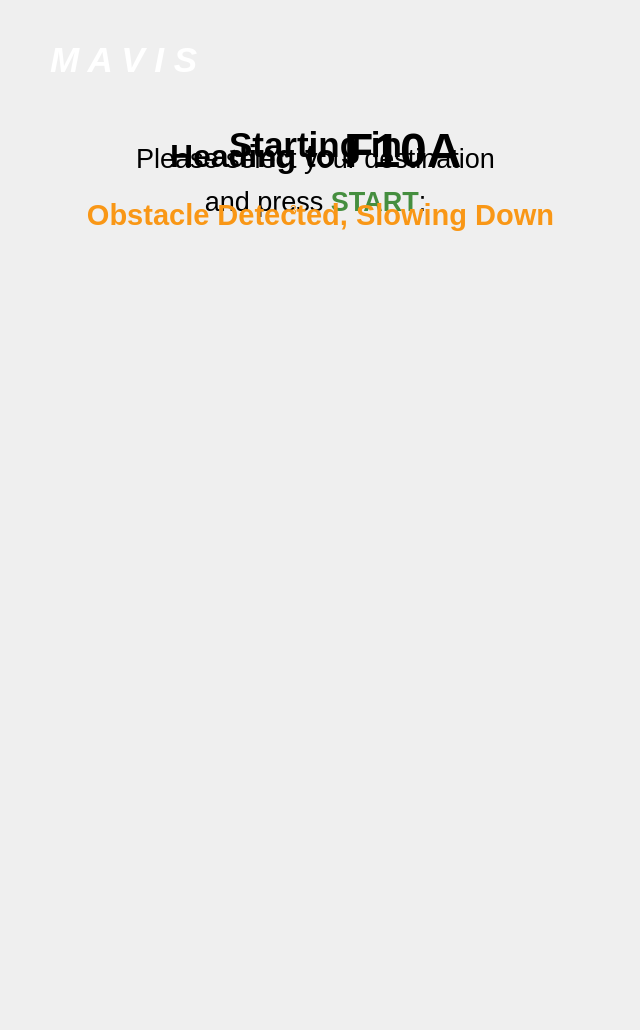
<?xml version="1.0" encoding="UTF-8"?>
<ui version="4.0">
 <class>MainWindow</class>
 <widget class="QMainWindow" name="MainWindow">
  <property name="geometry">
   <rect>
    <x>0</x>
    <y>0</y>
    <width>640</width>
    <height>1030</height>
   </rect>
  </property>
  <property name="minimumSize">
   <size>
    <width>640</width>
    <height>1030</height>
   </size>
  </property>
  <property name="maximumSize">
   <size>
    <width>640</width>
    <height>1030</height>
   </size>
  </property>
  <property name="windowTitle">
   <string>Micron Autonomous Vehicle Inter-fab Shuttle</string>
  </property>
  <property name="autoFillBackground">
   <bool>false</bool>
  </property>
  <property name="styleSheet">
   <string notr="true"/>
  </property>
  <widget class="QWidget" name="centralWidget">
   <property name="minimumSize">
    <size>
     <width>640</width>
     <height>1030</height>
    </size>
   </property>
   <property name="maximumSize">
    <size>
     <width>640</width>
     <height>1030</height>
    </size>
   </property>
   <property name="sizeIncrement">
    <size>
     <width>0</width>
     <height>0</height>
    </size>
   </property>
   <property name="layoutDirection">
    <enum>Qt::LeftToRight</enum>
   </property>
   <property name="autoFillBackground">
    <bool>false</bool>
   </property>
   <property name="styleSheet">
    <string notr="true">background-image: url(:/icons/new/background.PNG);
</string>
   </property>
   <layout class="QGridLayout" name="gridLayout_2">
    <property name="leftMargin">
     <number>0</number>
    </property>
    <property name="topMargin">
     <number>0</number>
    </property>
    <property name="rightMargin">
     <number>0</number>
    </property>
    <property name="bottomMargin">
     <number>0</number>
    </property>
    <property name="spacing">
     <number>0</number>
    </property>
    <item row="1" column="0">
     <widget class="QWidget" name="verticalWidget" native="true">
      <property name="minimumSize">
       <size>
        <width>640</width>
        <height>1030</height>
       </size>
      </property>
      <property name="maximumSize">
       <size>
        <width>640</width>
        <height>1030</height>
       </size>
      </property>
      <property name="styleSheet">
       <string notr="true">background-image: url(:/icons/new/transparent.png);</string>
      </property>
      <layout class="QVBoxLayout" name="verticalLayout" stretch="0,0,0,0">
       <property name="spacing">
        <number>0</number>
       </property>
       <property name="leftMargin">
        <number>20</number>
       </property>
       <property name="topMargin">
        <number>0</number>
       </property>
       <property name="rightMargin">
        <number>0</number>
       </property>
       <property name="bottomMargin">
        <number>50</number>
       </property>
       <item alignment="Qt::AlignLeft|Qt::AlignTop">
        <widget class="QWidget" name="horizontalWidget_menubar" native="true">
         <property name="minimumSize">
          <size>
           <width>640</width>
           <height>100</height>
          </size>
         </property>
         <property name="maximumSize">
          <size>
           <width>640</width>
           <height>100</height>
          </size>
         </property>
         <property name="styleSheet">
          <string notr="true"/>
         </property>
         <layout class="QHBoxLayout" name="horizontalLayout_bottom">
          <property name="spacing">
           <number>0</number>
          </property>
          <property name="leftMargin">
           <number>0</number>
          </property>
          <property name="topMargin">
           <number>20</number>
          </property>
          <property name="rightMargin">
           <number>0</number>
          </property>
          <property name="bottomMargin">
           <number>0</number>
          </property>
          <item>
           <widget class="QLabel" name="label">
            <property name="minimumSize">
             <size>
              <width>350</width>
              <height>40</height>
             </size>
            </property>
            <property name="maximumSize">
             <size>
              <width>350</width>
              <height>50</height>
             </size>
            </property>
            <property name="text">
             <string>&lt;html&gt;&lt;head/&gt;&lt;body&gt;&lt;p&gt;&lt;span style=&quot; font-size:26pt; font-weight:600; font-style:italic; color:#ffffff;&quot;&gt;M A V I S&lt;/span&gt;&lt;/p&gt;&lt;/body&gt;&lt;/html&gt;</string>
            </property>
           </widget>
          </item>
          <item alignment="Qt::AlignTop">
           <widget class="QLabel" name="label_micron_logo">
            <property name="minimumSize">
             <size>
              <width>200</width>
              <height>75</height>
             </size>
            </property>
            <property name="maximumSize">
             <size>
              <width>200</width>
              <height>775</height>
             </size>
            </property>
            <property name="styleSheet">
             <string notr="true">image: url(:/icons/Micron-white.svg);</string>
            </property>
            <property name="text">
             <string/>
            </property>
            <property name="alignment">
             <set>Qt::AlignLeading|Qt::AlignLeft|Qt::AlignTop</set>
            </property>
            <property name="margin">
             <number>0</number>
            </property>
           </widget>
          </item>
         </layout>
        </widget>
       </item>
       <item>
        <widget class="QWidget" name="verticalWidget_display" native="true">
         <property name="minimumSize">
          <size>
           <width>600</width>
           <height>250</height>
          </size>
         </property>
         <property name="maximumSize">
          <size>
           <width>600</width>
           <height>250</height>
          </size>
         </property>
         <property name="styleSheet">
          <string notr="true">image: url(:/icons/new/box_1.png);</string>
         </property>
         <layout class="QVBoxLayout" name="verticalLayout_display_bg">
          <property name="spacing">
           <number>0</number>
          </property>
          <property name="leftMargin">
           <number>0</number>
          </property>
          <property name="topMargin">
           <number>0</number>
          </property>
          <property name="rightMargin">
           <number>0</number>
          </property>
          <property name="bottomMargin">
           <number>0</number>
          </property>
          <item>
           <widget class="QWidget" name="widget_display" native="true">
            <property name="minimumSize">
             <size>
              <width>600</width>
              <height>300</height>
             </size>
            </property>
            <property name="maximumSize">
             <size>
              <width>600</width>
              <height>300</height>
             </size>
            </property>
            <property name="autoFillBackground">
             <bool>false</bool>
            </property>
            <property name="styleSheet">
             <string notr="true">image: url(:/icons/new/transparent.png);</string>
            </property>
            <widget class="QLabel" name="label_selectDest">
             <property name="geometry">
              <rect>
               <x>20</x>
               <y>40</y>
               <width>551</width>
               <height>81</height>
              </rect>
             </property>
             <property name="styleSheet">
              <string notr="true">font: 16pt &quot;Ubuntu&quot;;  color: rgb(0, 0, 0);</string>
             </property>
             <property name="text">
              <string>&lt;html&gt;&lt;head/&gt;&lt;body&gt;&lt;p align=&quot;center&quot;&gt;&lt;span style=&quot; font-size:20pt;&quot;&gt;Please select your destination&lt;/span&gt;&lt;/p&gt;&lt;p align=&quot;center&quot;&gt;&lt;span style=&quot; font-size:20pt;&quot;&gt;and press &lt;/span&gt;&lt;span style=&quot; font-size:20pt; font-weight:600; color:#458e3f;&quot;&gt;START&lt;/span&gt;&lt;span style=&quot; font-size:20pt;&quot;&gt;:&lt;/span&gt;&lt;/p&gt;&lt;/body&gt;&lt;/html&gt;</string>
             </property>
            </widget>
            <widget class="QLabel" name="label_countDown">
             <property name="geometry">
              <rect>
               <x>270</x>
               <y>60</y>
               <width>61</width>
               <height>100</height>
              </rect>
             </property>
             <property name="minimumSize">
              <size>
               <width>0</width>
               <height>100</height>
              </size>
             </property>
             <property name="maximumSize">
              <size>
               <width>16777215</width>
               <height>100</height>
              </size>
             </property>
             <property name="styleSheet">
              <string notr="true">font: 600 80pt &quot;Ubuntu&quot;; color: rgb(249, 151, 22)</string>
             </property>
             <property name="text">
              <string>3</string>
             </property>
            </widget>
            <widget class="QWidget" name="horizontalWidget_dest" native="true">
             <property name="geometry">
              <rect>
               <x>20</x>
               <y>150</y>
               <width>550</width>
               <height>100</height>
              </rect>
             </property>
             <property name="minimumSize">
              <size>
               <width>550</width>
               <height>100</height>
              </size>
             </property>
             <property name="maximumSize">
              <size>
               <width>550</width>
               <height>100</height>
              </size>
             </property>
             <property name="styleSheet">
              <string notr="true">background-color: none;</string>
             </property>
             <layout class="QHBoxLayout" name="horizontalLayout_dest" stretch="0,0,0">
              <property name="spacing">
               <number>0</number>
              </property>
              <property name="sizeConstraint">
               <enum>QLayout::SetMinimumSize</enum>
              </property>
              <property name="leftMargin">
               <number>0</number>
              </property>
              <property name="topMargin">
               <number>0</number>
              </property>
              <property name="rightMargin">
               <number>0</number>
              </property>
              <property name="bottomMargin">
               <number>0</number>
              </property>
              <item>
               <widget class="QPushButton" name="m_button_10A">
                <property name="sizePolicy">
                 <sizepolicy hsizetype="Fixed" vsizetype="Fixed">
                  <horstretch>0</horstretch>
                  <verstretch>0</verstretch>
                 </sizepolicy>
                </property>
                <property name="minimumSize">
                 <size>
                  <width>150</width>
                  <height>70</height>
                 </size>
                </property>
                <property name="maximumSize">
                 <size>
                  <width>150</width>
                  <height>100</height>
                 </size>
                </property>
                <property name="sizeIncrement">
                 <size>
                  <width>2</width>
                  <height>1</height>
                 </size>
                </property>
                <property name="baseSize">
                 <size>
                  <width>100</width>
                  <height>50</height>
                 </size>
                </property>
                <property name="font">
                 <font>
                  <family>Ubuntu</family>
                  <pointsize>16</pointsize>
                  <weight>50</weight>
                  <italic>false</italic>
                  <bold>false</bold>
                 </font>
                </property>
                <property name="styleSheet">
                 <string notr="true">font: 16pt &quot;Ubuntu&quot;;  color:#555753; 
border: none; 
</string>
                </property>
                <property name="text">
                 <string/>
                </property>
                <property name="checkable">
                 <bool>true</bool>
                </property>
                <property name="autoExclusive">
                 <bool>true</bool>
                </property>
               </widget>
              </item>
              <item>
               <widget class="QPushButton" name="m_button_10N">
                <property name="sizePolicy">
                 <sizepolicy hsizetype="Minimum" vsizetype="Preferred">
                  <horstretch>0</horstretch>
                  <verstretch>0</verstretch>
                 </sizepolicy>
                </property>
                <property name="minimumSize">
                 <size>
                  <width>150</width>
                  <height>70</height>
                 </size>
                </property>
                <property name="maximumSize">
                 <size>
                  <width>150</width>
                  <height>100</height>
                 </size>
                </property>
                <property name="font">
                 <font>
                  <family>Ubuntu</family>
                  <pointsize>16</pointsize>
                  <weight>50</weight>
                  <italic>false</italic>
                  <bold>false</bold>
                 </font>
                </property>
                <property name="styleSheet">
                 <string notr="true">font: 16pt &quot;Ubuntu&quot;;  color:#555753;
border: none; 
</string>
                </property>
                <property name="text">
                 <string/>
                </property>
                <property name="checkable">
                 <bool>true</bool>
                </property>
                <property name="autoExclusive">
                 <bool>true</bool>
                </property>
               </widget>
              </item>
              <item>
               <widget class="QPushButton" name="m_button_10X">
                <property name="sizePolicy">
                 <sizepolicy hsizetype="Minimum" vsizetype="Preferred">
                  <horstretch>0</horstretch>
                  <verstretch>0</verstretch>
                 </sizepolicy>
                </property>
                <property name="minimumSize">
                 <size>
                  <width>150</width>
                  <height>70</height>
                 </size>
                </property>
                <property name="maximumSize">
                 <size>
                  <width>150</width>
                  <height>100</height>
                 </size>
                </property>
                <property name="font">
                 <font>
                  <family>Ubuntu</family>
                  <pointsize>16</pointsize>
                  <weight>50</weight>
                  <italic>false</italic>
                  <bold>false</bold>
                 </font>
                </property>
                <property name="styleSheet">
                 <string notr="true">font: 16pt &quot;Ubuntu&quot;;  color:#555753;
border: none; 
</string>
                </property>
                <property name="text">
                 <string/>
                </property>
                <property name="checkable">
                 <bool>true</bool>
                </property>
                <property name="autoExclusive">
                 <bool>true</bool>
                </property>
               </widget>
              </item>
             </layout>
            </widget>
            <widget class="QLabel" name="label_starting">
             <property name="geometry">
              <rect>
               <x>200</x>
               <y>10</y>
               <width>191</width>
               <height>71</height>
              </rect>
             </property>
             <property name="styleSheet">
              <string notr="true"/>
             </property>
             <property name="text">
              <string>&lt;html&gt;&lt;head/&gt;&lt;body&gt;&lt;p align=&quot;center&quot;&gt;&lt;span style=&quot; font-size:26pt; font-weight:600;&quot;&gt;Starting in&lt;/span&gt;&lt;/p&gt;&lt;/body&gt;&lt;/html&gt;</string>
             </property>
            </widget>
            <widget class="QLabel" name="label_heading">
             <property name="geometry">
              <rect>
               <x>150</x>
               <y>20</y>
               <width>291</width>
               <height>61</height>
              </rect>
             </property>
             <property name="styleSheet">
              <string notr="true"/>
             </property>
             <property name="text">
              <string>&lt;html&gt;&lt;head/&gt;&lt;body&gt;&lt;p align=&quot;center&quot;&gt;&lt;span style=&quot; font-size:24pt; font-weight:600;&quot;&gt;Heading to &lt;/span&gt;&lt;span style=&quot; font-size:36pt; font-weight:600;&quot;&gt;F10A&lt;/span&gt;&lt;/p&gt;&lt;/body&gt;&lt;/html&gt;</string>
             </property>
            </widget>
            <widget class="QLabel" name="label_obstacle">
             <property name="geometry">
              <rect>
               <x>30</x>
               <y>70</y>
               <width>541</width>
               <height>91</height>
              </rect>
             </property>
             <property name="text">
              <string>&lt;html&gt;&lt;head/&gt;&lt;body&gt;&lt;p align=&quot;center&quot;&gt;&lt;span style=&quot; font-size:22pt; font-weight:600; color:#f99716;&quot;&gt;Obstacle Detected, Slowing Down&lt;/span&gt;&lt;/p&gt;&lt;/body&gt;&lt;/html&gt;</string>
             </property>
            </widget>
            <zorder>label_selectDest</zorder>
            <zorder>horizontalWidget_dest</zorder>
            <zorder>label_obstacle</zorder>
            <zorder>label_countDown</zorder>
            <zorder>label_heading</zorder>
            <zorder>label_starting</zorder>
           </widget>
          </item>
         </layout>
        </widget>
       </item>
       <item>
        <widget class="QWidget" name="horizontalWidget_start" native="true">
         <property name="minimumSize">
          <size>
           <width>600</width>
           <height>100</height>
          </size>
         </property>
         <property name="maximumSize">
          <size>
           <width>600</width>
           <height>100</height>
          </size>
         </property>
         <layout class="QHBoxLayout" name="horizontalLayout_start" stretch="0,0">
          <property name="spacing">
           <number>0</number>
          </property>
          <property name="leftMargin">
           <number>0</number>
          </property>
          <property name="topMargin">
           <number>10</number>
          </property>
          <property name="rightMargin">
           <number>0</number>
          </property>
          <property name="bottomMargin">
           <number>0</number>
          </property>
          <item>
           <widget class="QPushButton" name="m_button_Start">
            <property name="sizePolicy">
             <sizepolicy hsizetype="Minimum" vsizetype="Preferred">
              <horstretch>0</horstretch>
              <verstretch>0</verstretch>
             </sizepolicy>
            </property>
            <property name="minimumSize">
             <size>
              <width>150</width>
              <height>75</height>
             </size>
            </property>
            <property name="maximumSize">
             <size>
              <width>160</width>
              <height>80</height>
             </size>
            </property>
            <property name="styleSheet">
             <string notr="true">border: none; 
</string>
            </property>
            <property name="text">
             <string/>
            </property>
            <property name="checkable">
             <bool>false</bool>
            </property>
           </widget>
          </item>
          <item alignment="Qt::AlignVCenter">
           <widget class="QPushButton" name="m_button_Stop">
            <property name="sizePolicy">
             <sizepolicy hsizetype="Minimum" vsizetype="Preferred">
              <horstretch>0</horstretch>
              <verstretch>0</verstretch>
             </sizepolicy>
            </property>
            <property name="minimumSize">
             <size>
              <width>150</width>
              <height>75</height>
             </size>
            </property>
            <property name="maximumSize">
             <size>
              <width>160</width>
              <height>80</height>
             </size>
            </property>
            <property name="sizeIncrement">
             <size>
              <width>0</width>
              <height>0</height>
             </size>
            </property>
            <property name="styleSheet">
             <string notr="true">border: none; 
</string>
            </property>
            <property name="text">
             <string/>
            </property>
           </widget>
          </item>
         </layout>
        </widget>
       </item>
       <item>
        <widget class="QWidget" name="widget_dashbd_2" native="true">
         <property name="minimumSize">
          <size>
           <width>600</width>
           <height>550</height>
          </size>
         </property>
         <property name="maximumSize">
          <size>
           <width>600</width>
           <height>550</height>
          </size>
         </property>
         <property name="styleSheet">
          <string notr="true">image: url(:/icons/new/box_2.png);</string>
         </property>
         <layout class="QGridLayout" name="gridLayout_dashbd">
          <property name="leftMargin">
           <number>0</number>
          </property>
          <property name="topMargin">
           <number>0</number>
          </property>
          <property name="rightMargin">
           <number>0</number>
          </property>
          <property name="bottomMargin">
           <number>0</number>
          </property>
          <property name="spacing">
           <number>0</number>
          </property>
         </layout>
        </widget>
       </item>
      </layout>
     </widget>
    </item>
   </layout>
  </widget>
 </widget>
 <layoutdefault spacing="6" margin="11"/>
 <resources/>
 <connections/>
</ui>
